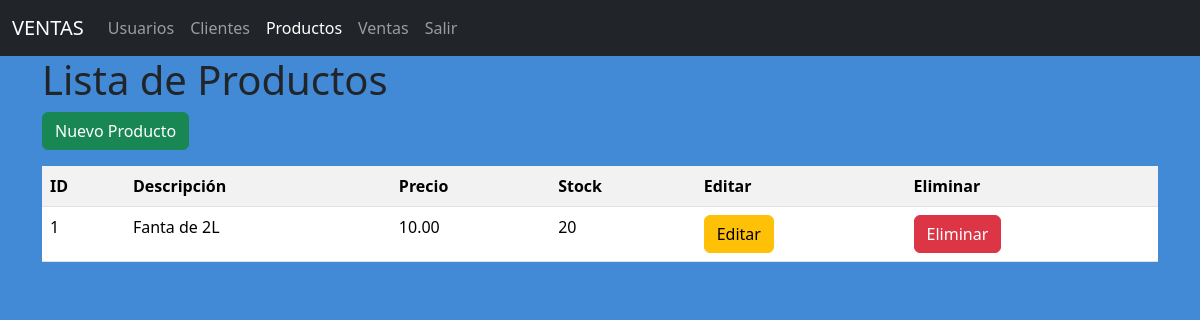
/productos/, run on the app's committed database.
### models/producto_model.py (models this page shows, shortened)
class Producto(db.Model):
    __tablename__ = "productos"
    id = db.Column(db.Integer,primary_key = True)
    descripcion = db.Column(db.String(120),nullable=False)
    precio = db.Column(db.Float(11,2),nullable=False)
    stock = db.Column(db.Integer,nullable=False)
    ventas = db.relationship('Venta',back_populates='producto')
    @staticmethod
    def get_all():
        return Producto.query.all()

### controllers/producto_controller.py (the view)
@producto_bp.route("/")
def index():
    productos = Producto.get_all()
    return producto_view.list(productos)

### run.py (called while the page is built)
@app.context_processor
def inject_active_path():
    def is_active(path):
        return 'active' if request.path == path else ''
    return (dict(is_active = is_active))

### views/producto_view.py (called while the page is built)
def list(productos):
    return render_template('productos/index.html',productos= productos)

### templates/productos/index.html (shortened to what this page needs)
{% extends 'base.html' %}
{%block content%}
<h1>Lista de Productos</h1>
<a href="{{url_for('producto.create')}}" class="btn btn-success mb-3">Nuevo Producto</a>
<table class="table table-striped">
    <tr>
        <th>ID</th>
        <th>Descripción</th>
        <th>Precio</th>
        <th>Stock</th>
        <th>Editar</th>
        <th>Eliminar</th>
    </tr>
    {%for item in productos%}
    <tr>
        <td>{{item.id}}</td>
        <td>{{item.descripcion}}</td>
        <td>{{item.precio | round(2)}}</td>
        <td>{{item.stock}}</td>
        <td>
            <a href="{{url_for('producto.edit',id=item.id)}}" class="btn btn-warning">Editar</a>
        </td>
        <td>
            <a href="{{url_for('producto.delete',id=item.id)}}" class="btn btn-danger">Eliminar</a>
        </td>
    </tr>
    {%endfor%}
</table>
{% endblock %}

### templates/base.html (style rules this page uses)
body { background-color: rgb(67, 138, 214); }

### data on the page
Producto: id "1", descripcion "Fanta de 2L", precio "10.00", stock "20"
